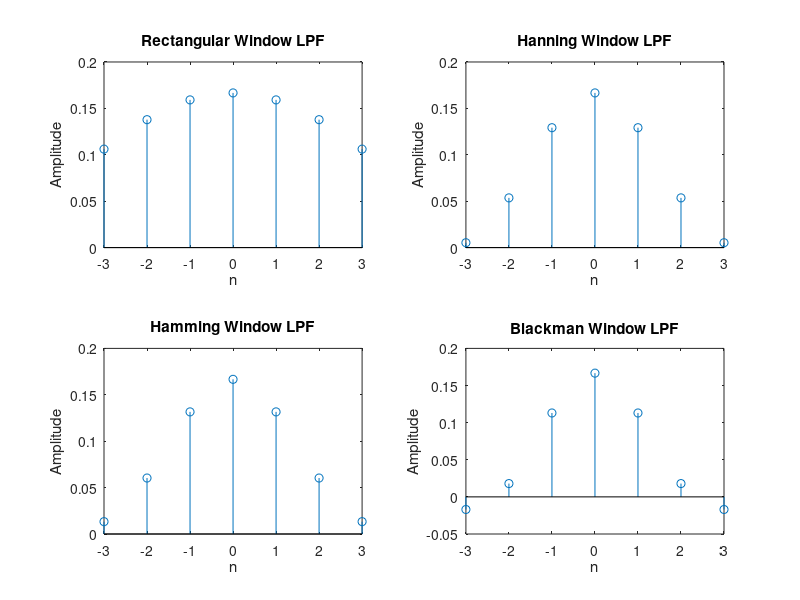
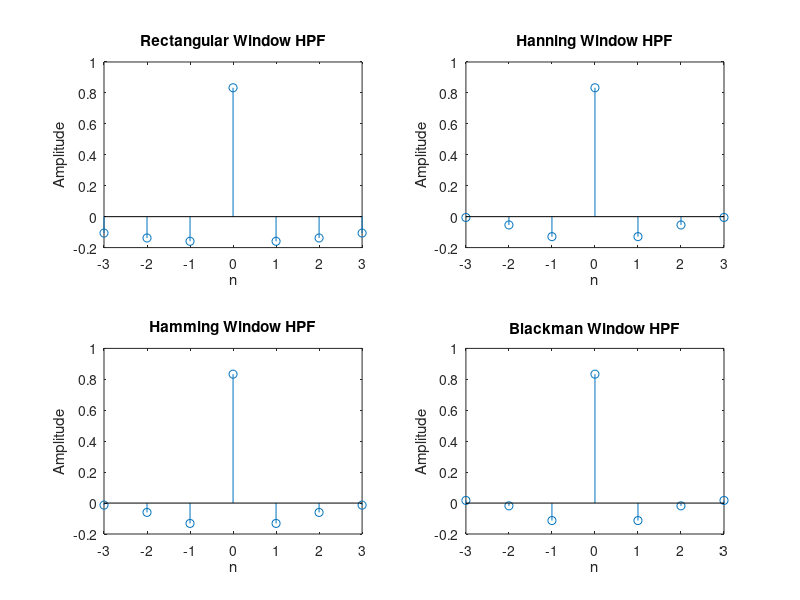
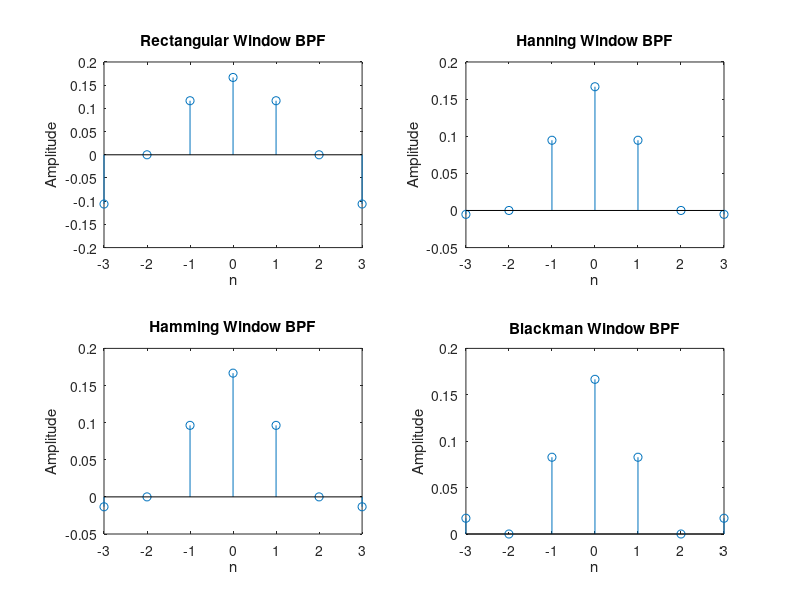
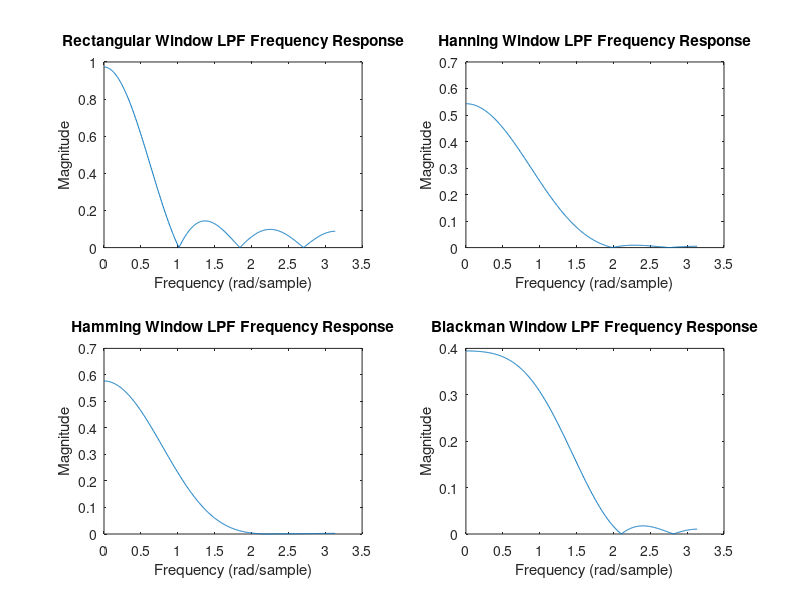

The MATLAB script that drew these images, in order:
wc = pi/6;
N = 7;
n = -(N-1)/2:((N-1)/2);
wc2 = pi/3;
wc1 = pi/6;

lp = sin(wc*n)./(n*pi);
lp(n==0) = wc/pi;

hpf = (sin(pi*n) - sin(wc*n))./(n*pi);
hpf(n==0) = 1 - wc/pi;

bpf = (sin(wc2*n) - sin(wc1*n))./(n*pi);
bpf(n==0) = (wc2 - wc1)/pi;

rec = ones(1, N);
han = 0.5 + 0.5*cos((2*pi*n/N));
ham = 0.54 + 0.46*cos(2*pi*n/N);
blac = 0.42 + 0.5*cos(2*pi*n/(N-1)) + 0.08*cos((2*pi*n)/(N-1));

rect1 = rec .* lp;
hanning1 = han .* lp;
hamming1 = ham .* lp;
black1 = blac .* lp;

% Plot LPF
figure
subplot(2, 2, 1)
stem(n, rect1)
title('Rectangular Window LPF')
xlabel('n')
ylabel('Amplitude')

subplot(2, 2, 2)
stem(n, hanning1)
title('Hanning Window LPF')
xlabel('n')
ylabel('Amplitude')

subplot(2, 2, 3)
stem(n, hamming1)
title('Hamming Window LPF')
xlabel('n')
ylabel('Amplitude')

subplot(2, 2, 4)
stem(n, black1)
title('Blackman Window LPF')
xlabel('n')
ylabel('Amplitude')

% HPF
rect2 = rec .* hpf;
hanning2 = han .* hpf;
hamming2 = ham .* hpf;
black2 = blac .* hpf;

% Plot HPF
figure
subplot(2, 2, 1)
stem(n, rect2)
title('Rectangular Window HPF')
xlabel('n')
ylabel('Amplitude')

subplot(2, 2, 2)
stem(n, hanning2)
title('Hanning Window HPF')
xlabel('n')
ylabel('Amplitude')

subplot(2, 2, 3)
stem(n, hamming2)
title('Hamming Window HPF')
xlabel('n')
ylabel('Amplitude')

subplot(2, 2, 4)
stem(n, black2)
title('Blackman Window HPF')
xlabel('n')
ylabel('Amplitude')

% BPF
rect3 = rec .* bpf;
hanning3 = han .* bpf;
hamming3 = ham .* bpf;
black3 = blac .* bpf;

% Plot BPF
figure
subplot(2, 2, 1)
stem(n, rect3)
title('Rectangular Window BPF')
xlabel('n')
ylabel('Amplitude')

subplot(2, 2, 2)
stem(n, hanning3)
title('Hanning Window BPF')
xlabel('n')
ylabel('Amplitude')

subplot(2, 2, 3)
stem(n, hamming3)
title('Hamming Window BPF')
xlabel('n')
ylabel('Amplitude')

subplot(2, 2, 4)
stem(n, black3)
title('Blackman Window BPF')
xlabel('n')
ylabel('Amplitude')

% Frequency response for LPF
[L_rect1, w1] = freqz(rect1, 1);
[L_hanning1, w2] = freqz(hanning1, 1);
[L_hamming1, w3] = freqz(hamming1, 1);
[L_black1, w4] = freqz(black1, 1);

figure;
subplot(2, 2, 1);
plot(w1, abs(L_rect1))
title('Rectangular Window LPF Frequency Response')
xlabel('Frequency (rad/sample)')
ylabel('Magnitude')

subplot(2, 2, 2);
plot(w2, abs(L_hanning1))
title('Hanning Window LPF Frequency Response')
xlabel('Frequency (rad/sample)')
ylabel('Magnitude')

subplot(2, 2, 3);
plot(w3, abs(L_hamming1))
title('Hamming Window LPF Frequency Response')
xlabel('Frequency (rad/sample)')
ylabel('Magnitude')

subplot(2, 2, 4);
plot(w4, abs(L_black1))
title('Blackman Window LPF Frequency Response')
xlabel('Frequency (rad/sample)')
ylabel('Magnitude')

% Frequency response for HPF
[H_rect1, w5] = freqz(rect2, 1);
[H_hanning1, w6] = freqz(hanning2, 1);
[H_hamming1, w7] = freqz(hamming2, 1);
[H_black1, w8] = freqz(black2, 1);

figure;
subplot(2, 2, 1);
plot(w5, abs(H_rect1))
title('Rectangular Window HPF Frequency Response')
xlabel('Frequency (rad/sample)')
ylabel('Magnitude')

subplot(2, 2, 2);
plot(w6, abs(H_hanning1))
title('Hanning Window HPF Frequency Response')
xlabel('Frequency (rad/sample)')
ylabel('Magnitude')

subplot(2, 2, 3);
plot(w7, abs(H_hamming1))
title('Hamming Window HPF Frequency Response')
xlabel('Frequency (rad/sample)')
ylabel('Magnitude')

subplot(2, 2, 4);
plot(w8, abs(H_black1))
title('Blackman Window HPF Frequency Response')
xlabel('Frequency (rad/sample)')
ylabel('Magnitude')